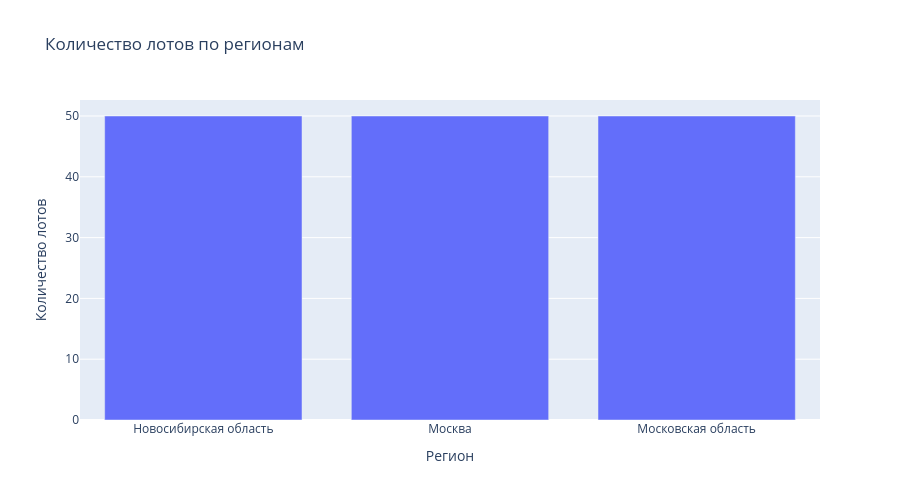

Write notebook code for a chart like this one.
### Code cell
# Распределение по регионам
region_counts = df['region_name'].value_counts()

fig = px.bar(
    x=region_counts.index,
    y=region_counts.values,
    title='Количество лотов по регионам',
    labels={'x': 'Регион', 'y': 'Количество лотов'}
)
fig.update_layout(height=500)
fig.show()

### Figure 1 — Plotly figure (JSON) as saved in the notebook; plotly's stock layout.template omitted (floating-point values rounded to 4 significant figures)
{"data": [{"hovertemplate": "Регион=%{x}<br>Количество лотов=%{y}<extra></extra>", "legendgroup": "", "marker": {"color": "#636efa", "pattern": {"shape": ""}}, "name": "", "orientation": "v", "showlegend": false, "textposition": "auto", "type": "bar", "x": ["Новосибирская область", "Москва", "Московская область"], "xaxis": "x", "y": [50, 50, 50], "yaxis": "y"}], "layout": {"barmode": "relative", "height": 500, "legend": {"tracegroupgap": 0}, "title": {"text": "Количество лотов по регионам"}, "xaxis": {"anchor": "y", "domain": [0, 1], "title": {"text": "Регион"}}, "yaxis": {"anchor": "x", "domain": [0, 1], "title": {"text": "Количество лотов"}}}}
